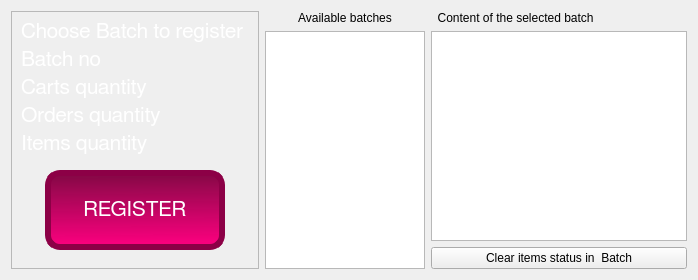
          <widget class="QWidget" name="register_batch">
           <property name="enabled">
            <bool>true</bool>
           </property>
           <attribute name="title">
            <string>Batch register</string>
           </attribute>
           <layout class="QGridLayout" name="gridLayout_4" columnstretch="0,0,1">
            <item row="0" column="0">
             <widget class="QFrame" name="batch_register_frame">
              <property name="minimumSize">
               <size>
                <width>0</width>
                <height>0</height>
               </size>
              </property>
              <property name="maximumSize">
               <size>
                <width>450</width>
                <height>16777215</height>
               </size>
              </property>
              <property name="font">
               <font>
                <family>FreeSans</family>
                <pointsize>16</pointsize>
                <weight>7</weight>
                <italic>false</italic>
                <bold>false</bold>
               </font>
              </property>
              <property name="styleSheet">
               <string notr="true">font: 63 16pt &quot;FreeSans&quot;;
color: rgb(255, 255, 255);
border-bottom-style: outline;
border-bottom-color: rgb(66, 66, 66);</string>
              </property>
              <property name="frameShape">
               <enum>QFrame::StyledPanel</enum>
              </property>
              <property name="frameShadow">
               <enum>QFrame::Raised</enum>
              </property>
              <layout class="QVBoxLayout" name="verticalLayout_3">
               <item>
                <widget class="QLabel" name="info_br_label">
                 <property name="sizePolicy">
                  <sizepolicy hsizetype="Preferred" vsizetype="Preferred">
                   <horstretch>0</horstretch>
                   <verstretch>0</verstretch>
                  </sizepolicy>
                 </property>
                 <property name="font">
                  <font>
                   <family>FreeSans</family>
                   <pointsize>16</pointsize>
                   <weight>7</weight>
                   <italic>false</italic>
                   <bold>false</bold>
                   <underline>false</underline>
                  </font>
                 </property>
                 <property name="text">
                  <string>Choose Batch to register </string>
                 </property>
                </widget>
               </item>
               <item>
                <layout class="QHBoxLayout" name="horizontalLayout_21" stretch="0,1">
                 <item>
                  <widget class="QLabel" name="batch_no_br_descr_label">
                   <property name="font">
                    <font>
                     <family>FreeSans</family>
                     <pointsize>16</pointsize>
                     <weight>7</weight>
                     <italic>false</italic>
                     <bold>false</bold>
                    </font>
                   </property>
                   <property name="text">
                    <string>Batch no</string>
                   </property>
                   <property name="scaledContents">
                    <bool>false</bool>
                   </property>
                  </widget>
                 </item>
                 <item>
                  <widget class="QLabel" name="batch_no_br_label">
                   <property name="styleSheet">
                    <string notr="true">border-bottom-color: rgb(102, 102, 102);</string>
                   </property>
                   <property name="text">
                    <string/>
                   </property>
                   <property name="alignment">
                    <set>Qt::AlignRight|Qt::AlignTrailing|Qt::AlignVCenter</set>
                   </property>
                  </widget>
                 </item>
                </layout>
               </item>
               <item>
                <layout class="QHBoxLayout" name="horizontalLayout_22" stretch="0,1">
                 <item>
                  <widget class="QLabel" name="carts_quantity_descr_label">
                   <property name="font">
                    <font>
                     <family>FreeSans</family>
                     <pointsize>16</pointsize>
                     <weight>7</weight>
                     <italic>false</italic>
                     <bold>false</bold>
                    </font>
                   </property>
                   <property name="text">
                    <string>Carts quantity</string>
                   </property>
                   <property name="scaledContents">
                    <bool>false</bool>
                   </property>
                  </widget>
                 </item>
                 <item>
                  <widget class="QLabel" name="carts_qty_br_label">
                   <property name="styleSheet">
                    <string notr="true">border-bottom-color: rgb(102, 102, 102);</string>
                   </property>
                   <property name="text">
                    <string/>
                   </property>
                   <property name="alignment">
                    <set>Qt::AlignRight|Qt::AlignTrailing|Qt::AlignVCenter</set>
                   </property>
                  </widget>
                 </item>
                </layout>
               </item>
               <item>
                <layout class="QHBoxLayout" name="horizontalLayout_23" stretch="0,1">
                 <item>
                  <widget class="QLabel" name="orders_quantity_descr_label">
                   <property name="font">
                    <font>
                     <family>FreeSans</family>
                     <pointsize>16</pointsize>
                     <weight>7</weight>
                     <italic>false</italic>
                     <bold>false</bold>
                    </font>
                   </property>
                   <property name="text">
                    <string>Orders quantity</string>
                   </property>
                   <property name="scaledContents">
                    <bool>false</bool>
                   </property>
                  </widget>
                 </item>
                 <item>
                  <widget class="QLabel" name="orders_qty_br_label">
                   <property name="styleSheet">
                    <string notr="true">border-bottom-color: rgb(102, 102, 102);</string>
                   </property>
                   <property name="text">
                    <string/>
                   </property>
                   <property name="alignment">
                    <set>Qt::AlignRight|Qt::AlignTrailing|Qt::AlignVCenter</set>
                   </property>
                  </widget>
                 </item>
                </layout>
               </item>
               <item>
                <layout class="QHBoxLayout" name="horizontalLayout_24" stretch="0,1">
                 <item>
                  <widget class="QLabel" name="items_qantity_descr_label">
                   <property name="font">
                    <font>
                     <family>FreeSans</family>
                     <pointsize>16</pointsize>
                     <weight>7</weight>
                     <italic>false</italic>
                     <bold>false</bold>
                    </font>
                   </property>
                   <property name="text">
                    <string>Items quantity</string>
                   </property>
                   <property name="scaledContents">
                    <bool>false</bool>
                   </property>
                  </widget>
                 </item>
                 <item>
                  <widget class="QLabel" name="items_qty_br_label">
                   <property name="styleSheet">
                    <string notr="true">border-bottom-color: rgb(102, 102, 102);</string>
                   </property>
                   <property name="text">
                    <string/>
                   </property>
                   <property name="alignment">
                    <set>Qt::AlignRight|Qt::AlignTrailing|Qt::AlignVCenter</set>
                   </property>
                  </widget>
                 </item>
                </layout>
               </item>
               <item>
                <widget class="QWidget" name="widget" native="true">
                 <property name="font">
                  <font>
                   <family>FreeSans</family>
                   <pointsize>16</pointsize>
                   <weight>9</weight>
                   <italic>false</italic>
                   <bold>false</bold>
                  </font>
                 </property>
                 <property name="styleSheet">
                  <string notr="true">color:rgb(255, 255, 255);
font: 75 16pt &quot;FreeSans&quot;;
border-radius:15px;
padding:10px;

</string>
                 </property>
                 <layout class="QGridLayout" name="gridLayout_2">
                  <item row="0" column="0">
                   <widget class="QPushButton" name="register_br_pushButton">
                    <property name="enabled">
                     <bool>true</bool>
                    </property>
                    <property name="sizePolicy">
                     <sizepolicy hsizetype="Fixed" vsizetype="Preferred">
                      <horstretch>0</horstretch>
                      <verstretch>0</verstretch>
                     </sizepolicy>
                    </property>
                    <property name="minimumSize">
                     <size>
                      <width>180</width>
                      <height>80</height>
                     </size>
                    </property>
                    <property name="palette">
                     <palette>
                      <active>
                       <colorrole role="WindowText">
                        <brush brushstyle="SolidPattern">
                         <color alpha="255">
                          <red>255</red>
                          <green>255</green>
                          <blue>255</blue>
                         </color>
                        </brush>
                       </colorrole>
                       <colorrole role="Button">
                        <brush brushstyle="LinearGradientPattern">
                         <gradient startx="0.517000000000000" starty="1.000000000000000" endx="0.490000000000000" endy="0.000000000000000" type="LinearGradient" spread="PadSpread" coordinatemode="ObjectBoundingMode">
                          <gradientstop position="0.000000000000000">
                           <color alpha="255">
                            <red>255</red>
                            <green>0</green>
                            <blue>128</blue>
                           </color>
                          </gradientstop>
                          <gradientstop position="1.000000000000000">
                           <color alpha="246">
                            <red>128</red>
                            <green>0</green>
                            <blue>63</blue>
                           </color>
                          </gradientstop>
                         </gradient>
                        </brush>
                       </colorrole>
                       <colorrole role="Text">
                        <brush brushstyle="SolidPattern">
                         <color alpha="255">
                          <red>255</red>
                          <green>255</green>
                          <blue>255</blue>
                         </color>
                        </brush>
                       </colorrole>
                       <colorrole role="ButtonText">
                        <brush brushstyle="SolidPattern">
                         <color alpha="255">
                          <red>255</red>
                          <green>255</green>
                          <blue>255</blue>
                         </color>
                        </brush>
                       </colorrole>
                       <colorrole role="Base">
                        <brush brushstyle="LinearGradientPattern">
                         <gradient startx="0.517000000000000" starty="1.000000000000000" endx="0.490000000000000" endy="0.000000000000000" type="LinearGradient" spread="PadSpread" coordinatemode="ObjectBoundingMode">
                          <gradientstop position="0.000000000000000">
                           <color alpha="255">
                            <red>255</red>
                            <green>0</green>
                            <blue>128</blue>
                           </color>
                          </gradientstop>
                          <gradientstop position="1.000000000000000">
                           <color alpha="246">
                            <red>128</red>
                            <green>0</green>
                            <blue>63</blue>
                           </color>
                          </gradientstop>
                         </gradient>
                        </brush>
                       </colorrole>
                       <colorrole role="Window">
                        <brush brushstyle="LinearGradientPattern">
                         <gradient startx="0.517000000000000" starty="1.000000000000000" endx="0.490000000000000" endy="0.000000000000000" type="LinearGradient" spread="PadSpread" coordinatemode="ObjectBoundingMode">
                          <gradientstop position="0.000000000000000">
                           <color alpha="255">
                            <red>255</red>
                            <green>0</green>
                            <blue>128</blue>
                           </color>
                          </gradientstop>
                          <gradientstop position="1.000000000000000">
                           <color alpha="246">
                            <red>128</red>
                            <green>0</green>
                            <blue>63</blue>
                           </color>
                          </gradientstop>
                         </gradient>
                        </brush>
                       </colorrole>
                       <colorrole role="AlternateBase">
                        <brush brushstyle="SolidPattern">
                         <color alpha="255">
                          <red>170</red>
                          <green>0</green>
                          <blue>127</blue>
                         </color>
                        </brush>
                       </colorrole>
                       <colorrole role="PlaceholderText">
                        <brush brushstyle="NoBrush">
                         <color alpha="128">
                          <red>255</red>
                          <green>255</green>
                          <blue>255</blue>
                         </color>
                        </brush>
                       </colorrole>
                      </active>
                      <inactive>
                       <colorrole role="WindowText">
                        <brush brushstyle="SolidPattern">
                         <color alpha="255">
                          <red>255</red>
                          <green>255</green>
                          <blue>255</blue>
                         </color>
                        </brush>
                       </colorrole>
                       <colorrole role="Button">
                        <brush brushstyle="LinearGradientPattern">
                         <gradient startx="0.517000000000000" starty="1.000000000000000" endx="0.490000000000000" endy="0.000000000000000" type="LinearGradient" spread="PadSpread" coordinatemode="ObjectBoundingMode">
                          <gradientstop position="0.000000000000000">
                           <color alpha="255">
                            <red>255</red>
                            <green>0</green>
                            <blue>128</blue>
                           </color>
                          </gradientstop>
                          <gradientstop position="1.000000000000000">
                           <color alpha="246">
                            <red>128</red>
                            <green>0</green>
                            <blue>63</blue>
                           </color>
                          </gradientstop>
                         </gradient>
                        </brush>
                       </colorrole>
                       <colorrole role="Text">
                        <brush brushstyle="SolidPattern">
                         <color alpha="255">
                          <red>255</red>
                          <green>255</green>
                          <blue>255</blue>
                         </color>
                        </brush>
                       </colorrole>
                       <colorrole role="ButtonText">
                        <brush brushstyle="SolidPattern">
                         <color alpha="255">
                          <red>255</red>
                          <green>255</green>
                          <blue>255</blue>
                         </color>
                        </brush>
                       </colorrole>
                       <colorrole role="Base">
                        <brush brushstyle="LinearGradientPattern">
                         <gradient startx="0.517000000000000" starty="1.000000000000000" endx="0.490000000000000" endy="0.000000000000000" type="LinearGradient" spread="PadSpread" coordinatemode="ObjectBoundingMode">
                          <gradientstop position="0.000000000000000">
                           <color alpha="255">
                            <red>255</red>
                            <green>0</green>
                            <blue>128</blue>
                           </color>
                          </gradientstop>
                          <gradientstop position="1.000000000000000">
                           <color alpha="246">
                            <red>128</red>
                            <green>0</green>
                            <blue>63</blue>
                           </color>
                          </gradientstop>
                         </gradient>
                        </brush>
                       </colorrole>
                       <colorrole role="Window">
                        <brush brushstyle="LinearGradientPattern">
                         <gradient startx="0.517000000000000" starty="1.000000000000000" endx="0.490000000000000" endy="0.000000000000000" type="LinearGradient" spread="PadSpread" coordinatemode="ObjectBoundingMode">
                          <gradientstop position="0.000000000000000">
                           <color alpha="255">
                            <red>255</red>
                            <green>0</green>
                            <blue>128</blue>
                           </color>
                          </gradientstop>
                          <gradientstop position="1.000000000000000">
                           <color alpha="246">
                            <red>128</red>
                            <green>0</green>
                            <blue>63</blue>
                           </color>
                          </gradientstop>
                         </gradient>
                        </brush>
                       </colorrole>
                       <colorrole role="AlternateBase">
                        <brush brushstyle="SolidPattern">
                         <color alpha="255">
                          <red>170</red>
                          <green>0</green>
                          <blue>127</blue>
                         </color>
                        </brush>
                       </colorrole>
                       <colorrole role="PlaceholderText">
                        <brush brushstyle="NoBrush">
                         <color alpha="128">
                          <red>255</red>
                          <green>255</green>
                          <blue>255</blue>
                         </color>
                        </brush>
                       </colorrole>
                      </inactive>
                      <disabled>
                       <colorrole role="WindowText">
                        <brush brushstyle="SolidPattern">
                         <color alpha="255">
                          <red>255</red>
                          <green>255</green>
                          <blue>255</blue>
                         </color>
                        </brush>
                       </colorrole>
                       <colorrole role="Button">
                        <brush brushstyle="SolidPattern">
                         <color alpha="255">
                          <red>97</red>
                          <green>0</green>
                          <blue>49</blue>
                         </color>
                        </brush>
                       </colorrole>
                       <colorrole role="Text">
                        <brush brushstyle="SolidPattern">
                         <color alpha="255">
                          <red>255</red>
                          <green>255</green>
                          <blue>255</blue>
                         </color>
                        </brush>
                       </colorrole>
                       <colorrole role="ButtonText">
                        <brush brushstyle="SolidPattern">
                         <color alpha="255">
                          <red>255</red>
                          <green>255</green>
                          <blue>255</blue>
                         </color>
                        </brush>
                       </colorrole>
                       <colorrole role="Base">
                        <brush brushstyle="SolidPattern">
                         <color alpha="255">
                          <red>97</red>
                          <green>0</green>
                          <blue>49</blue>
                         </color>
                        </brush>
                       </colorrole>
                       <colorrole role="Window">
                        <brush brushstyle="SolidPattern">
                         <color alpha="255">
                          <red>97</red>
                          <green>0</green>
                          <blue>49</blue>
                         </color>
                        </brush>
                       </colorrole>
                       <colorrole role="AlternateBase">
                        <brush brushstyle="SolidPattern">
                         <color alpha="255">
                          <red>170</red>
                          <green>0</green>
                          <blue>127</blue>
                         </color>
                        </brush>
                       </colorrole>
                       <colorrole role="PlaceholderText">
                        <brush brushstyle="NoBrush">
                         <color alpha="128">
                          <red>255</red>
                          <green>255</green>
                          <blue>255</blue>
                         </color>
                        </brush>
                       </colorrole>
                      </disabled>
                     </palette>
                    </property>
                    <property name="font">
                     <font>
                      <family>FreeSans</family>
                      <pointsize>16</pointsize>
                      <weight>9</weight>
                      <italic>false</italic>
                      <bold>false</bold>
                     </font>
                    </property>
                    <property name="mouseTracking">
                     <bool>false</bool>
                    </property>
                    <property name="focusPolicy">
                     <enum>Qt::ClickFocus</enum>
                    </property>
                    <property name="autoFillBackground">
                     <bool>false</bool>
                    </property>
                    <property name="styleSheet">
                     <string notr="true">QPushButton {
	background-color:qlineargradient(spread:pad, x1:0.517, y1:1, x2:0.49, y2:0, stop:0 rgba(255, 0, 128, 255), stop:1 rgba(128, 0, 63, 246));
	border: 6px solid rgb(140, 0, 70);
}
QPushButton:checked{	
	background-color: qlineargradient(spread:pad, x1:0.517, y1:1, x2:0.49, y2:0, stop:0 rgba(182, 0, 255, 255), stop:1 rgba(88, 0, 129, 255));
}
QPushButton:disabled{
	background-color:rgb(97, 0, 49);}</string>
                    </property>
                    <property name="text">
                     <string>REGISTER</string>
                    </property>
                    <property name="checkable">
                     <bool>true</bool>
                    </property>
                    <property name="autoExclusive">
                     <bool>false</bool>
                    </property>
                    <property name="autoDefault">
                     <bool>false</bool>
                    </property>
                    <property name="default">
                     <bool>false</bool>
                    </property>
                   </widget>
                  </item>
                 </layout>
                </widget>
               </item>
              </layout>
             </widget>
            </item>
            <item row="0" column="1">
             <layout class="QVBoxLayout" name="verticalLayout_33" stretch="0,0">
              <item>
               <widget class="QLabel" name="batch_list_label">
                <property name="text">
                 <string>Available batches</string>
                </property>
                <property name="alignment">
                 <set>Qt::AlignCenter</set>
                </property>
               </widget>
              </item>
              <item>
               <widget class="QTableView" name="batch_br_tableView">
                <property name="sizePolicy">
                 <sizepolicy hsizetype="Expanding" vsizetype="MinimumExpanding">
                  <horstretch>0</horstretch>
                  <verstretch>0</verstretch>
                 </sizepolicy>
                </property>
                <property name="maximumSize">
                 <size>
                  <width>160</width>
                  <height>16777215</height>
                 </size>
                </property>
                <property name="editTriggers">
                 <set>QAbstractItemView::DoubleClicked|QAbstractItemView::EditKeyPressed|QAbstractItemView::SelectedClicked</set>
                </property>
               </widget>
              </item>
             </layout>
            </item>
            <item row="0" column="2">
             <layout class="QVBoxLayout" name="verticalLayout_21">
              <item>
               <widget class="QLabel" name="loab_descr_label">
                <property name="text">
                 <string>  Content of the selected batch</string>
                </property>
               </widget>
              </item>
              <item>
               <widget class="QTableView" name="content_br_tableView">
                <property name="sizePolicy">
                 <sizepolicy hsizetype="Expanding" vsizetype="MinimumExpanding">
                  <horstretch>0</horstretch>
                  <verstretch>0</verstretch>
                 </sizepolicy>
                </property>
                <property name="font">
                 <font>
                  <pointsize>14</pointsize>
                  <weight>75</weight>
                  <italic>true</italic>
                  <bold>true</bold>
                 </font>
                </property>
                <property name="alternatingRowColors">
                 <bool>true</bool>
                </property>
                <property name="sortingEnabled">
                 <bool>true</bool>
                </property>
               </widget>
              </item>
              <item>
               <layout class="QHBoxLayout" name="horizontalLayout_4">
                <item>
                 <widget class="QPushButton" name="clear_status_br_pushButton">
                  <property name="text">
                   <string>Clear items status in  Batch</string>
                  </property>
                 </widget>
                </item>
               </layout>
              </item>
             </layout>
            </item>
           </layout>
          </widget>
